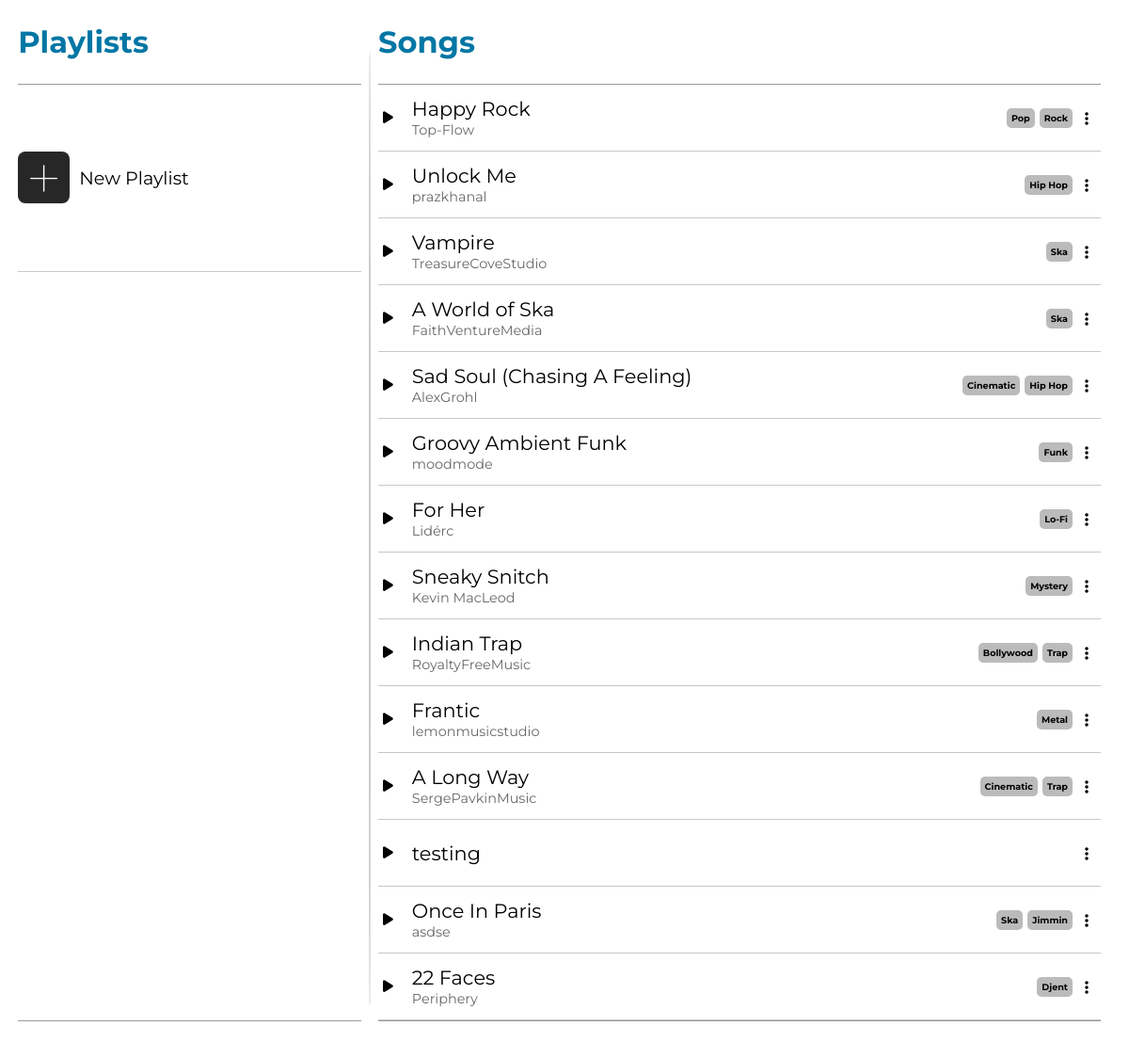
/iframetest/46/, run on an earlier commit of the app's database.
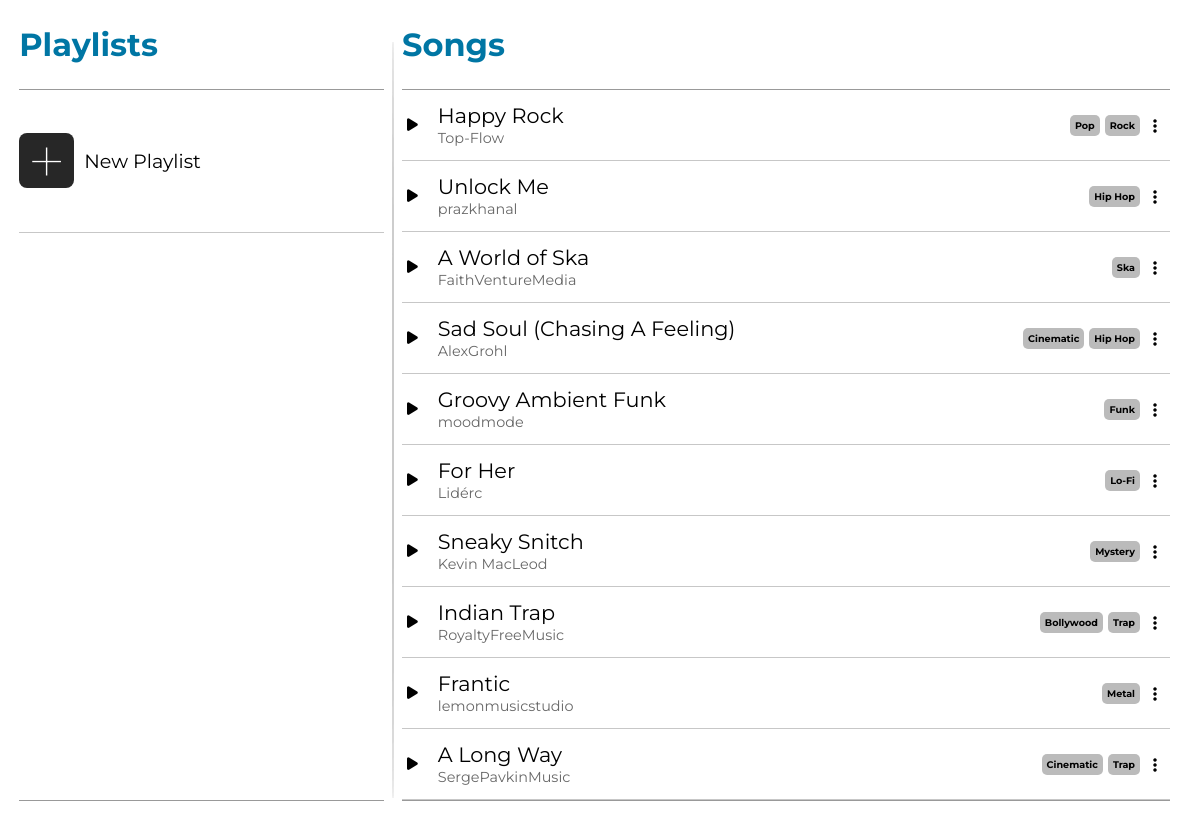
And on a later commit of the database.
### app/models.py (models this page shows, shortened)
class Song(models.Model):
    title = models.CharField(max_length=50)
    song_file = models.FileField(upload_to='')
    artist = models.ManyToManyField(Artist) # type: ignore
    genre = models.ManyToManyField(Genre) # type: ignore

class Artist(models.Model):
    name = models.CharField(max_length=50)
    def __str__(self):
        return self.name

class Genre(models.Model):
    name = models.CharField(max_length=50)

### app/views.py (the view, shortened to what this page needs)
# urls.py: path('iframetest/<str:playlistID>/', home_frame, name='ift'),
def home_frame(req: HttpRequest, playlistID:str) -> HttpResponse:
    songs = Song.objects.all()
    songForm = AddSongForm()
    playlistForm = None
    playlists = None
    if req.user.is_authenticated:
        playlistForm = NewPlaylistForm()
        playlists = req.user.playlist_set.all() # type: ignore
    try:
        playlistInfo = Playlist.objects.get(pk=playlistID)
    except:
        playlistInfo = None
    context = {'songs': songs, 'playlistForm': playlistForm, 'songForm': songForm, 'playlists': playlists, 'playlistInfo': playlistInfo} # type: ignore
    return render(req, 'add-playlist.html', context) # type: ignore

### app/templates/add-playlist.html (shortened to what this page needs)
{% extends "homepageiframe.html" %}

### app/templates/homepageiframe.html (shortened to what this page needs)
{% load static %}
<!DOCTYPE html>
<html lang="en">
    <head>
        <link rel="stylesheet" href="{% static "styles.css" %}">
    </head>
    <body>
        <div id='user-interface-wrapper'>
            <div class="ui-container">
                <div id="playlistOverallContainer">
                    <div id="playlistcontainerHeader">
                        <h1>Playlists</h1>
                    </div>
                    <div id='playlists-container'>
                        <div id='gridifier'>
                            <div class='playlist-wrapper'>
                                <div id="new-playlist" class='playlist-button'>
                                    <div class='playlist-icon-wrapper'>
                                        <div id='new-playlist-icon'>+</div>
                                    </div>
                                    <div class='playlist-text-wrapper'>
                                        <p class='playlist-text'>New Playlist</p>
                                    </div>
                                </div>
                            </div>
                            <button id="playlistBtn"></button>
                        </div>
                    </div>
                    <div id='playlistcontFooter'>
                    </div>
                </div>
                <div class='br'></div>
                <div class='songsOverallContainer' style="{% if playlistInfo %}width: 32%{% else %}width: 64%; margin-right: 2.5%{% endif %}">
                    <div id='songsContainerHeader'>
                        <h1>Songs</h1>
                    </div>
                    <div id='songs-container'>
                        {% for song in songs %}
                        <div class="song-wrapper">
                            <div class='songMetaBtn'>
                                <i class="songPlayBtn fa-solid fa-play"><song class="{% for artist in song.artist.all %}{{artist}}{% endfor %}" title={{song.song_file.url}} style='display: none'>{{song.title}}</song></i>
                                <div class='songTitleArtist'>
                                    <div class='songObject songTitle' title={{song.song_file.url}}>{{song.title}}</div>
                                    <div class='songArtist'>{% for artist in song.artist.all %}<span class='artistSpan'>{{artist.name}}</span>{% endfor %}</div>
                                </div>
                            </div>
                            <div class='songGenrePlaylistBtn'>
                                <div class='songGenres'>{% for genre in song.genre.all %}<span class='genreTag'>{{genre.name}}</span>{% endfor %}</div>
                                <div class='ellipsis-box'><i class="fa-solid fa-ellipsis-vertical"></i></div>
                            </div>
                        </div>
                        {% endfor %}
                    </div>
                    <div id='songsContainerFooter'></div>
                </div>
            </div>
        </div>
    </body>
</html>

What changed in the data, as far as the page shows it:
removed Song: title "Vampire", Genre (name "Ska")
no longer on this page (row unchanged): Artist: name "TreasureCoveStudio", shown under "Vampire"
removed Song: title "testing"
removed Song: title "Once In Paris", Genre (name "Ska")
removed Artist: name "asdse", shown under "Once In Paris"
no longer on this page (row unchanged): Genre: name "Jimmin", shown under "Once In Paris"
removed Song: title "22 Faces"
no longer on this page (row unchanged): Artist: name "Periphery", shown under "22 Faces"
no longer on this page (row unchanged): Genre: name "Djent", shown under "22 Faces"
